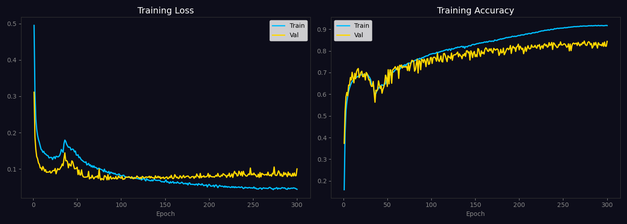
#> input picture Figures/altering_scripts/originals/classical_training_history.png, 627 x 224 px, shrunk from 1400 x 500 before the run
$ python invert_figures.py
#> lines starting #> are read from the running program, lines starting #| are printed output that depends on the picture
"""Invert the colours of the dark-background result plots.

The reviewers flagged the dark training-history and robustness plots as unreadable
in print. This script flips them to a light background by inverting the RGB
channels, which is the same treatment already applied to the Experiment 1 and 2
training histories (`*_inverted.png`).

The original of every figure is copied into `originals/` the first time it is
touched, and every later run re-inverts *from that backup*. Running this script
twice therefore produces the same result instead of flipping the figures back to
dark, and deleting a file from `originals/` is enough to restore it.

Usage (from the repository root):
    python Figures/altering_scripts/invert_figures.py
    python Figures/altering_scripts/invert_figures.py --restore
"""

from __future__ import annotations

import argparse
import shutil
from pathlib import Path

import numpy as np
from PIL import Image

SCRIPT_DIR = Path(__file__).resolve().parent
FIGURES_DIR = SCRIPT_DIR.parent
ORIGINALS_DIR = SCRIPT_DIR / "originals"

# Dark-background plots that belong to the baseline, Experiment 3, 4 and 5 sections.
# The GaSNet-II confusion matrix is deliberately absent: inverting a heatmap
# destroys its colour map, so it is regenerated from the raw numbers instead
# (see plot_gasnet_cm.py).
TARGETS = [
    # Classical baseline and GaSNet-II replica
    "classical_training_history.png",
    "gasnet_training_history.png",
    # Experiment 3 (QSVM) has no entry here: both of its figures are redrawn
    # from the raw run outputs on a light background by plot_qsvm_feature_sweep.py
    # and plot_qsvm_scaling.py. Inverting them would turn them dark again.
    # Experiment 4 (quanvolution)
    "quanv_ood_heavy_robustness.png",
    "quanv_ood_light_robustness.png",
    "quanv_adv_heavy_robustness.png",
    "quanv_adv_light_robustness.png",
    "quanv_ood_heavy_jacobian.png",
    "quanv_ood_light_jacobian.png",
    "quanv_adv_heavy_jacobian.png",
    "quanv_adv_light_jacobian.png",
    # Experiment 5 (QCNN)
    "qcnn_robustness_HighData_Clean.png",
    "qcnn_robustness_HighData_Adv.png",
    "qcnn_robustness_FewShot_Clean.png",
    "qcnn_robustness_FewShot_Adv.png",
    "jacobian_slope_QCNN_vs_CNN_Huge.png",
    "jacobian_slope_QCNN_vs_CNN_Tiny.png",
]


def mean_luminance(img: Image.Image) -> float:
    arr = np.asarray(img.convert("RGB"), dtype=float)
    return float((0.299 * arr[..., 0] + 0.587 * arr[..., 1] + 0.114 * arr[..., 2]).mean())


def invert(img: Image.Image) -> Image.Image:
    """Invert RGB, leave alpha untouched so transparent margins stay transparent."""
    has_alpha = img.mode in ("RGBA", "LA") or "transparency" in img.info
    img = img.convert("RGBA" if has_alpha else "RGB")
    arr = np.asarray(img).copy()
    arr[..., :3] = 255 - arr[..., :3]
    return Image.fromarray(arr, mode=img.mode)


def restore() -> None:
    if not ORIGINALS_DIR.is_dir():
        print("nothing to restore: no originals/ directory")
        return
    for backup in sorted(ORIGINALS_DIR.glob("*.png")):
        shutil.copy2(backup, FIGURES_DIR / backup.name)
        print(f"restored {backup.name}")


def main() -> None:
    parser = argparse.ArgumentParser(description=__doc__)
    parser.add_argument(
        "--restore",
        action="store_true",
        help="copy the backed-up originals back over the inverted figures",
    )
    args = parser.parse_args()

    if args.restore:
        restore()
        return

    ORIGINALS_DIR.mkdir(exist_ok=True)

    for name in TARGETS:
        target = FIGURES_DIR / name
        if not target.is_file():
            print(f"[skip]    {name}: not found")
            continue

        backup = ORIGINALS_DIR / name
        if not backup.is_file():
            shutil.copy2(target, backup)

        # Always invert the pristine original, never the current file, so that
        # repeated runs are idempotent.
        with Image.open(backup) as src:
#> src is the input picture: PIL image 627x224 RGBA; mean R, G, B, A 19.4, 20.3, 30.1, 255
            before = mean_luminance(src)
#> before = 21.11
            out = invert(src)
#> in invert, `has_alpha = img.mode in ("RGBA", "LA") or "transparency" in img.info`: has_alpha = True
#> in invert, `arr[..., :3] = 255 - arr[..., :3]`:
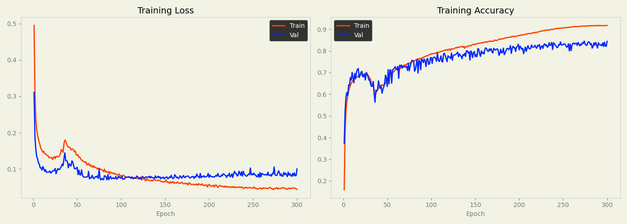
#> arr: shape (224, 627, 4); mean R, G, B, A 235.6, 234.7, 224.9, 255

        after = mean_luminance(out)
#> after = 233.9
        out.save(target)
        print(f"[inverted] {name}: mean luminance {before:5.1f} -> {after:5.1f}")
#| [inverted] classical_training_history.png: mean luminance  21.1 -> 233.9
#> pass 2 of the loop in main, `for name in TARGETS:`:
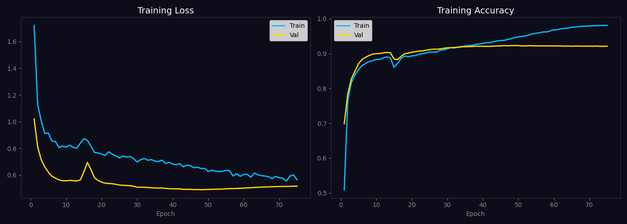
#> input picture Figures/altering_scripts/originals/gasnet_training_history.png, 627 x 224 px, shrunk from 1400 x 500 before the run
#> in main, src is the input picture: PIL image 627x224 RGBA; mean R, G, B, A 17.4, 18.5, 30.2, 255
#> before = 19.5
#> in invert (call 2), `arr[..., :3] = 255 - arr[..., :3]`:
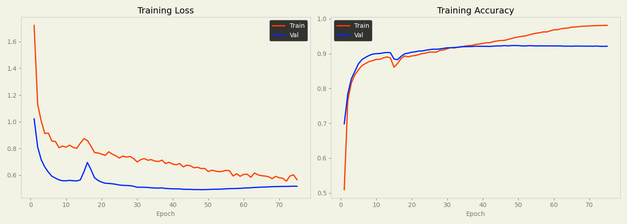
#> arr: shape (224, 627, 4); mean R, G, B, A 237.6, 236.5, 224.8, 255
#> after = 235.5
#| [inverted] gasnet_training_history.png: mean luminance  19.5 -> 235.5
#> pass 3 of the loop in main, `for name in TARGETS:`:
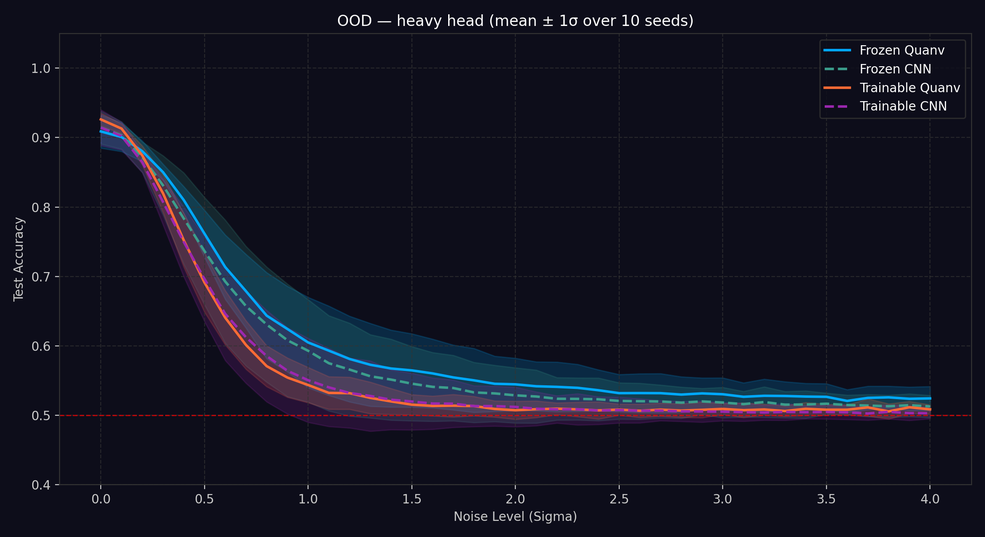
#> input picture Figures/altering_scripts/originals/quanv_ood_heavy_robustness.png, 985 x 537 px, shrunk from 2200 x 1200 before the run
#> in main, src is the input picture: PIL image 985x537 RGBA; mean R, G, B, A 19.4, 20.2, 34.5, 255
#> before = 21.57
#> in invert (call 3), `arr[..., :3] = 255 - arr[..., :3]`:
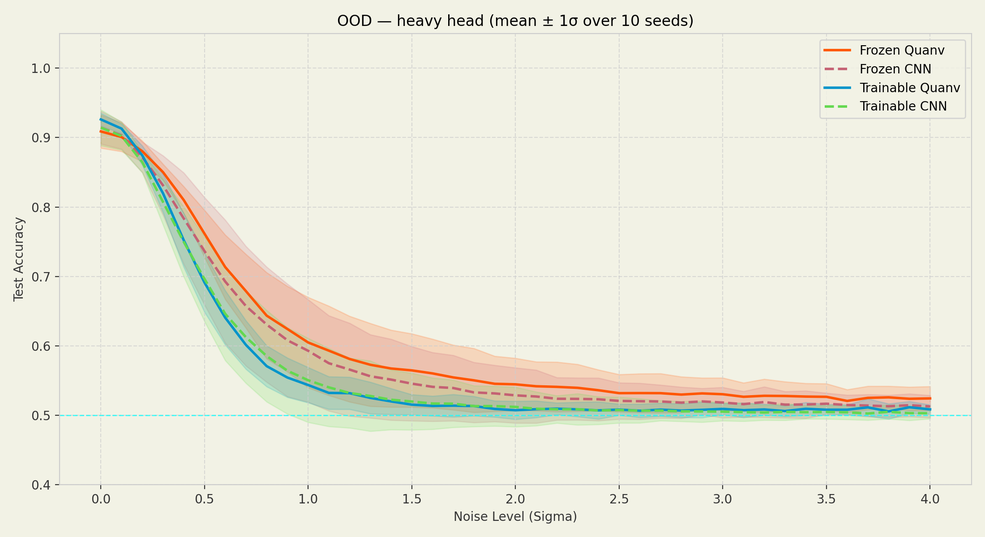
#> arr: shape (537, 985, 4); mean R, G, B, A 235.6, 234.8, 220.5, 255
#> after = 233.4
#| [inverted] quanv_ood_heavy_robustness.png: mean luminance  21.6 -> 233.4
#> the loop made 16 passes; the first 3 are shown

    print(f"\nOriginals kept in {ORIGINALS_DIR.relative_to(FIGURES_DIR.parent)}")
    print("Re-run to refresh, or pass --restore to undo.")


if __name__ == "__main__":
    main()
